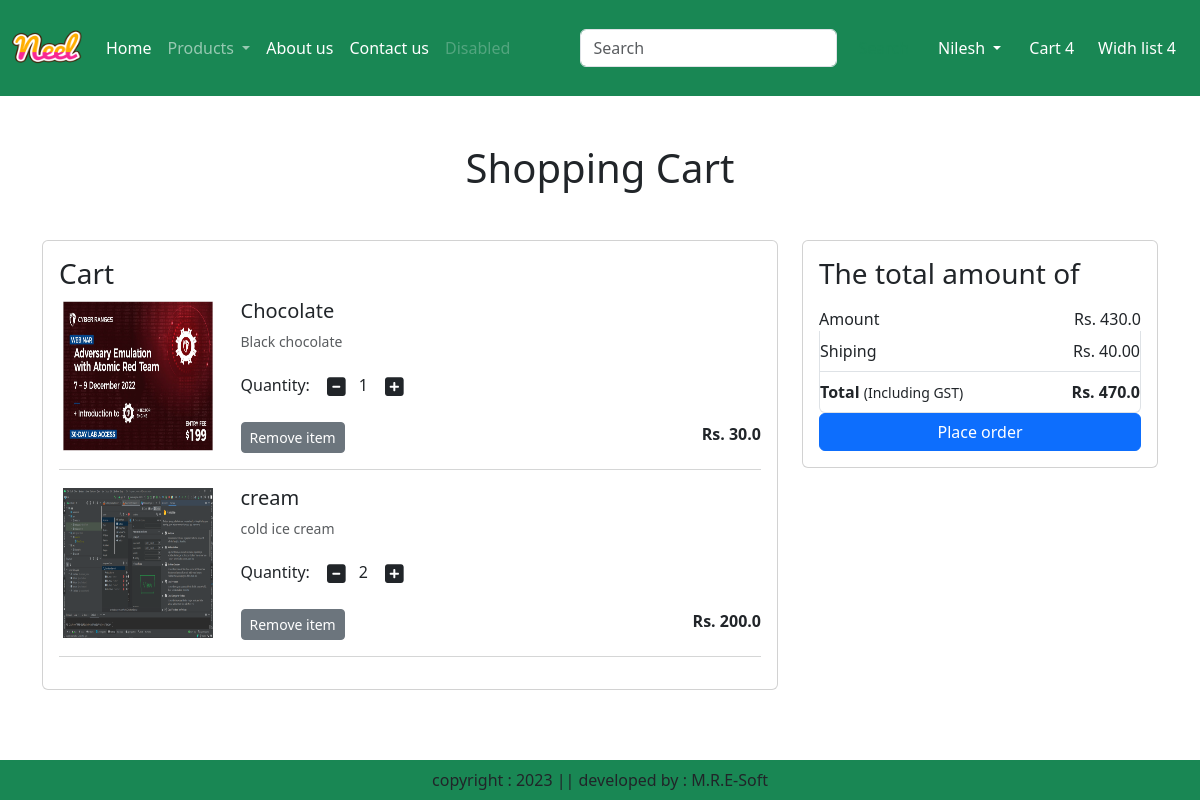
The app's page /cart/ (signed in) with its own data.
### app/models.py (models this page shows, shortened)
class Cart(models.Model):
    user = models.ForeignKey(User,on_delete=models.CASCADE)
    product = models.ForeignKey(Product, on_delete=models.CASCADE)
    quantity = models.PositiveIntegerField(default=1)

class Product(models.Model):
    title = models.CharField(max_length=100)
    selling_price = models.FloatField()
    discounted_price = models.FloatField()
    description = models.TextField()
    composition = models.TextField(default='')
    prodapp = models.TextField(default='')
    category = models.CharField(choices=CATEGORY_CHOICES, max_length=2)
    product_image = models.ImageField(upload_to='product')

### app/views.py (the view)
# urls.py: path('cart/', views.show_cart, name="showcart"),
def show_cart(request):
    user = request.user
    cart = Cart.objects.filter(user=user)
    amount = 0
    for p in cart:
        value = p.quantity * p.product.discounted_price
        amount = amount + value
    totalamount = amount + 40
    return render(request, 'app/addtocart.html', locals())

### app/templates/app/addtocart.html (shortened to what this page needs)
{% extends 'app/base.html' %}
{% load static %}
{% block main-content %}
<div class="container my-5">
    <div class="row">
        {% if cart %}
        <h1 class="text-center mb-5">Shopping Cart</h1>
        <div class="col-sm-8">
            <div class="card">
                <div class="card-body">
                    <h3>Cart</h3>
                    {% for item in cart %}
                    <div class="row">
                        <div class="col-sm-3 text-center align-self-center">
                            <img src="{{ item.product.product_image.url }}" alt="" srcset="" clas="img-fluid img-thumbnail shadow-sm" height="150" width="150"></div>
                            <div class="col-sm-9">
                                <div>
                                <h5> {{item.product.title}} </h5>
                                    <p class="mb-2 text-muted small">{{item.product.description}}</p>
                                    <div class="my-3">
                                        <label for="quantity"> Quantity: </label>
                                        <a class="minus-cart btn" pid={{item.product.id}}><i class="fa fa-minus-square fa-lg"></i></a><span id="quantity">{{item.quantity}}</span>
                                        <a class="plus-cart btn" pid={{item.product.id}}><i class="fa fa-plus-square fa-lg"></i></a>
                                    </div>
                                        <div class="d-flex justify-content-between">
                                        <a href="#" class="remove-cart btn btn-sm btn-secondary mr-3" pid={{item.product.id}}>Remove item</a>
                                    <p class="mb-0"><span><strong>Rs. {{item.product.discounted_price}}</strong></span></p>
                                    </div>
                                </div>
                            </div>
                        </div>
                        <hr class="text-muted">
                        {% endfor %}
                    </div>
                </div>
            </div>
<div class="col-sm-4">
    <div class="card">
        <div class="card-body">
            <h3>The total amount of </h3>
            <ul class="list-group">
                <li class="list-group-item d-flex justify-content-between align-items-center border-0 px-0 pb-0"> Amount <span id="amount"> Rs. {{amount}}</span></li>
                <li class="list-group-item d-flex justify-content-between align-items-center px-0"> Shiping <span> Rs. 40.00</span></li>
                <li class="list-group-item d-flex justify-content-between align-items-center px-0">
                    <div>
                        <strong>Total</strong> <small>(Including GST)</small>
                    </div>
                    <span id="totalamount"><strong> Rs. {{totalamount}}</strong></span>
                </li>
            </ul>
            <div class="d-grid"><a href="{% url 'checkout'%}" class="btn btn-primary">Place order </a></div>
        </div>
    </div>
    {% else %}
        <h1 class="text-center mb-5"> Cart is empty</h1>
    {% endif %}
</div>
</div>
{% endblock main-content %}

### records on screen
Cart: product.product_image (picture), product "Chocolate", product.description "Black chocolate", quantity "1", product.discounted_price "30.0"
Cart: product.product_image (picture), product "cream", product.description "cold ice cream", quantity "2", product.discounted_price "200.0"

### other values on screen
{{ amount }} "430.0"
{{ totalamount }} "470.0"
